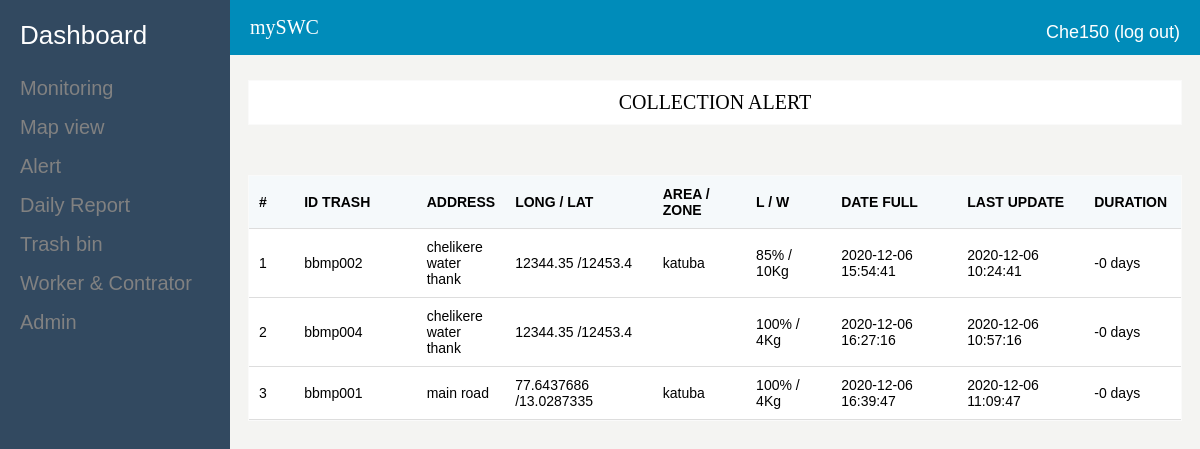
Page /alert.php (signed in) on the committed database.
### tables this page shows
CREATE TABLE `historic` (
  `_idHisto` int(11) NOT NULL,
  `idTrash` varchar(45) DEFAULT NULL,
  `level` varchar(45) DEFAULT NULL,
  `weight` varchar(45) DEFAULT NULL,
  `dateFull` datetime DEFAULT NULL,
  `idUser` varchar(45) DEFAULT NULL,
  `dateEmpty` varchar(45) DEFAULT NULL,
  `dateHisto` datetime DEFAULT current_timestamp(),
  `lastUpdate` timestamp NOT NULL DEFAULT current_timestamp()
);

CREATE TABLE `trash` (
  `_idTrash` int(11) NOT NULL,
  `longi` varchar(45) DEFAULT NULL,
  `lat` varchar(45) DEFAULT NULL,
  `address` varchar(45) DEFAULT NULL,
  `area` varchar(50) NOT NULL,
  `idTrash` varchar(45) DEFAULT NULL,
  `dateTrash` datetime DEFAULT current_timestamp(),
  `typeTrash` varchar(255) DEFAULT NULL
);

### modals/Fhistoric.php (called while the page is built, shortened)
<?php
class Fhistoric
{
    static function getAllHistoricDayFull()
    {
        $con=Database::getConnection();
        $req=$con->prepare('SELECT * FROM historic c,trash t WHERE c.idTrash=t.idTrash AND dateFull IS NOT NULL AND dateEmpty IS NULL ORDER BY dateFull ASC');
        $req->execute(array());
        return $req->fetchAll();
    }
}

### alert.php (the view, shortened to what this page needs)
<!DOCTYPE html>
<html lang="en">
<head>
    <link rel="stylesheet" href="assets/style/menu.css">
    <link rel="stylesheet" href="assets/style/main.css">
</head>
<body>
    <section>
        <?php include_once 'commons/menu.php';?>
        <?php include_once 'commons/header.php';?>
        <?php
            include_once 'modals/Fhistoric.php';
            $historic=Fhistoric::getAllHistoricDayFull();
        ?>
    </section>
    <section class="body-container">
        <div class="ml-24">
            <div class="panel">
                <p>COLLECTION ALERT</p>
            </div>
            <div class="panel">
                <table>
                    <thead>
                    <tr>
                        <th style="width: 40px">#</th>
                        <th style="width: 140px">ID TRASH</th>
                        <th>ADDRESS</th>
                        <th style="width: 170px">LONG / LAT</th>
                        <th style="width: 100px">AREA / ZONE</th>
                        <th style="width: 90px">L / W</th>
                        <th style="width: 150px">DATE FULL</th>
                        <th style="width: 150px">LAST UPDATE</th>
                        <th style="width: 80px" title="Duration of garbage in the trash">DURATION</th>
                    </tr>
                    </thead>
                    <tbody>
                    <?php foreach ($historic as $k => $data):?>
                        <tr>
                            <td><?=$k+1;?></td>
                            <td><?=$data['idTrash'];?></td>
                            <td><?=$data['address'];?></td>
                            <td><?=($data['longi']." /".$data['lat']);?></td>
                            <td><?=$data['area'];?></td>
                            <td><?=$data['level']."% / ".$data['weight']."Kg";?></td>
                            <td><?=$data['dateFull'];?></td>
                            <td><?=$data['lastUpdate'];?></td>
                            <td><?php
                                $date_2 = new DateTime($data['lastUpdate']);
                                $date_3 = new dateTime($data['dateFull']);
                                $int = ($date_3->diff($date_2));
                                echo($int->format('%R%a days'));
                                ?>
                            </td>
                        </tr>
                    <?php endforeach;?>
                </table>
            </div>
        </div>
    </section>
</body>
</html>

### assets/style/main.css (style rules this page uses)
body { background-color: #f4f4f2; }
.ml-24 { margin-left: 220px; }
.body-container { margin-top: 80px; margin-bottom: 30px; width: 100%; height: 100%; }
.panel { margin: 20px 10px 50px 20px; border: 1px solid #fafafa; background-color: #ffffff; }
.panel p { text-align: center; font-size: 20px; font-family: Arial black; margin: 10px; }
table { border-collapse: collapse; width: 100%; }
th, td { padding: 10px; text-align: left; font-family: Arial; font-size: 14px; border-bottom: 1px solid #ddd; }
th { background-color: #F5F9FB; }
td { height: 30px; }

### rows in the picture
historic: trash.idTrash "bbmp002", trash.address "chelikere water thank", trash.longi "12344.35", trash.lat "12453.4", trash.area "katuba", level "85", weight "10", dateFull "2020-12-06 15:54:41", lastUpdate "2020-12-06 10:24:41", $int->format('%R%a days') "-0 days"
historic: trash.idTrash "bbmp004", trash.address "chelikere water thank", trash.longi "12344.35", trash.lat "12453.4", level "100", weight "4", dateFull "2020-12-06 16:27:16", lastUpdate "2020-12-06 10:57:16", $int->format('%R%a days') "-0 days"
historic: trash.idTrash "bbmp001", trash.address "main road", trash.longi "77.6437686", trash.lat "13.0287335", trash.area "katuba", level "100", weight "4", dateFull "2020-12-06 16:39:47", lastUpdate "2020-12-06 11:09:47", $int->format('%R%a days') "-0 days"

### other values in the picture
$_SESSION['username'] "Che150"
